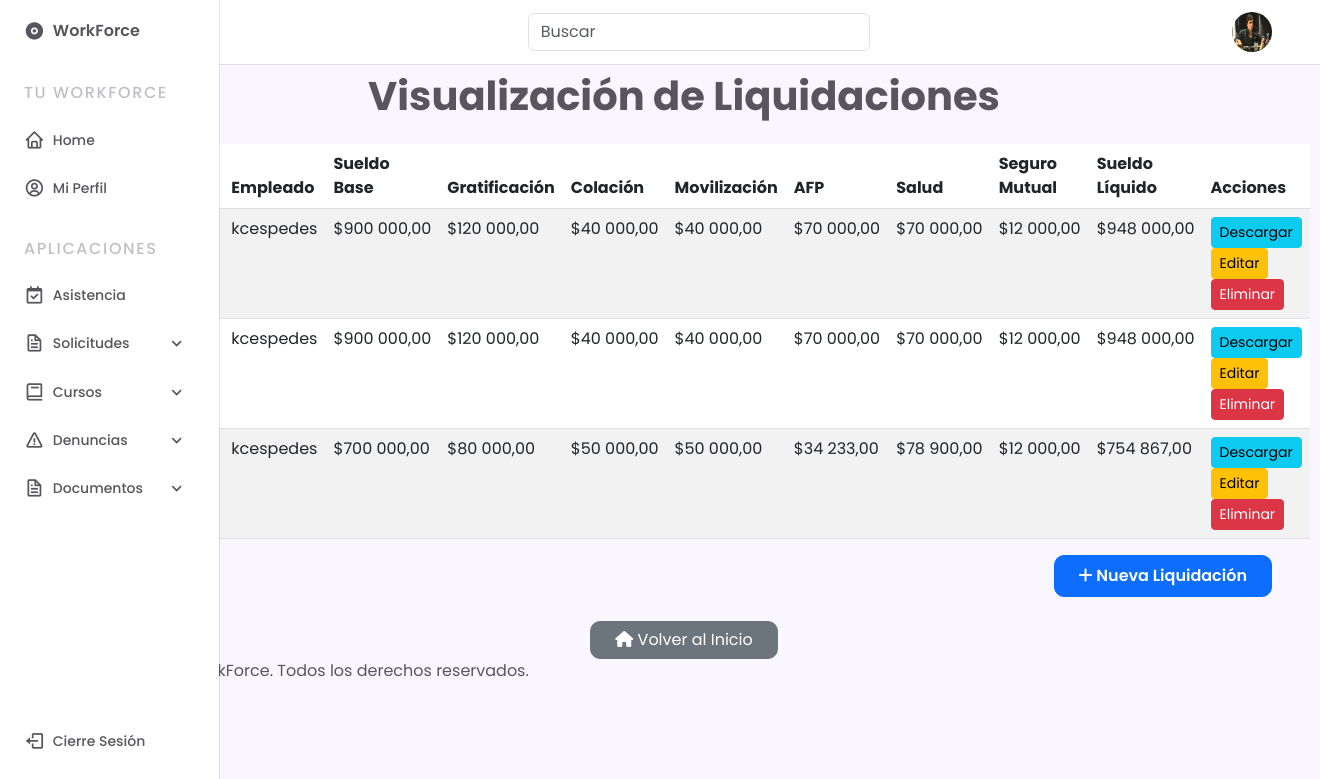
Page /gestiones/visualizacion_liquidaciones/ (signed in) on the committed database.
### gestiones/models.py (models this page shows, shortened)
class CustomUser(AbstractUser):
    empresa = models.ForeignKey(Empresa, on_delete=models.CASCADE, null=True, blank=True)
    area = models.ForeignKey(Area, on_delete=models.SET_NULL, null=True, blank=True)
    cargo = models.CharField(max_length=255, blank=True, null=True)
    fecha_contratacion = models.DateField(blank=True, null=True)
    foto_perfil = models.ImageField(upload_to='fotos_perfil/', null=True, blank=True)
    telefono = models.CharField(max_length=15, null=True, blank=True)
    fecha_nacimiento = models.DateField(null=True, blank=True)
    direccion = models.CharField(max_length=255, blank=True, null=True)
    salud = models.CharField(max_length=30, choices=[
        ('fonasa', 'Fonasa'),
        ('banmedica', 'Banmédica'),
        ('colmena', 'Colmena Golden Cross'),
        ('consalud', 'Consalud'),
        ('cruzblanca', 'CruzBlanca'),
        ('esencial', 'Esencial'),
        ('masvida', 'Nueva Masvida'),
        ('vidatres', 'Vida Tres'),
    ], blank=True, null=True)
    afp = models.CharField(max_length=30, choices=[
        ('capital', 'AFP Capital'),
        ('cuprum', 'AFP Cuprum'),
        ('habitat', 'AFP Habitat'),
        ('modelo', 'AFP Modelo'),
        ('planvital', 'AFP Planvital'),
        ('provida', 'AFP Provida'),
        ('uno', 'AFP Uno'),
    ], blank=True, null=True)
    horario_asignado = models.CharField(max_length=20, choices=[
        ('8:00-17:30', '8:00 a 17:30'),
        ('9:00-18:30', '9:00 a 18:30'),
        ('21:00-8:00', '21:00 a 8:00'),
        ('otro', 'Otro'),
    ], null=True, blank=True)
    rut = models.CharField(max_length=12, unique=True, null=True, blank=True)

class Liquidacion(models.Model):
    MESES_CHOICES = [
        (1, "Enero"),
        (2, "Febrero"),
        (3, "Marzo"),
        (4, "Abril"),
        (5, "Mayo"),
        (6, "Junio"),
        (7, "Julio"),
        (8, "Agosto"),
        (9, "Septiembre"),
        (10, "Octubre"),
        (11, "Noviembre"),
        (12, "Diciembre"),
    ]
    empresa = models.ForeignKey(Empresa, on_delete=models.CASCADE)
    usuario = models.ForeignKey(CustomUser, on_delete=models.CASCADE)
    sueldo_base = models.DecimalField(max_digits=10, decimal_places=2)
    gratificacion = models.DecimalField(max_digits=10, decimal_places=2)
    colacion = models.DecimalField(max_digits=10, decimal_places=2)
    movilizacion = models.DecimalField(max_digits=10, decimal_places=2)
    afp = models.DecimalField(max_digits=10, decimal_places=2)
    salud = models.DecimalField(max_digits=10, decimal_places=2)
    seguro_mutual = models.DecimalField(max_digits=10, decimal_places=2)
    sueldo_liquido = models.DecimalField(max_digits=10, decimal_places=2, editable=False)
    fecha = models.DateField(auto_now_add=True)
    mes = models.PositiveSmallIntegerField(choices=MESES_CHOICES)
    año = models.PositiveIntegerField(validators=[
        MinValueValidator(2000),
        MaxValueValidator(datetime.datetime.now().year + 1)
    ])

### gestiones/views.py (the view)
# urls.py: path('visualizacion_liquidaciones/', views.visualizacion_liquidaciones, name='visualizacion_liquidaciones'),
@login_required
def visualizacion_liquidaciones(request):
    if is_supervisor(request.user):
        liquidaciones = Liquidacion.objects.filter(usuario__empresa=request.user.empresa)
    else:
        liquidaciones = Liquidacion.objects.filter(usuario=request.user)
    return render(request, 'gestiones/liquidaciones/visualizacion_liquidaciones.html', {'liquidaciones': liquidaciones})

### core/templatetags/custom_tags.py (called while the page is built)
@register.filter
def is_supervisor(user):
    return user.groups.filter(name='supervisores').exists()

### gestiones/views.py (called while the page is built)
def is_supervisor(user):
    return user.groups.filter(name='supervisores').exists()

### gestiones/templates/gestiones/liquidaciones/visualizacion_liquidaciones.html
{% extends "base.html" %}
{% load humanize %}
{% block content %}
<h1 class="text-center mb-4" style="font-weight: bold;">Visualización de Liquidaciones</h1>
<table class="table table-striped">
    <thead class="thead-dark">
        <tr>
            <th>Mes</th>
            <th>Año</th>
            <th>Empleado</th>
            <th>Sueldo Base</th>
            <th>Gratificación</th>
            <th>Colación</th>
            <th>Movilización</th>
            <th>AFP</th>
            <th>Salud</th>
            <th>Seguro Mutual</th>
            <th>Sueldo Líquido</th>
            <th>Acciones</th>
        </tr>
    </thead>
    <tbody>
        {% for liquidacion in liquidaciones %}
        <tr>
            <td>{{ liquidacion.get_mes_display }}</td>
            <td>{{ liquidacion.año }}</td>
            <td>{{ liquidacion.usuario.username }}</td>
            <td>${{ liquidacion.sueldo_base|intcomma }}</td>
            <td>${{ liquidacion.gratificacion|intcomma }}</td>
            <td>${{ liquidacion.colacion|intcomma }}</td>
            <td>${{ liquidacion.movilizacion|intcomma }}</td>
            <td>${{ liquidacion.afp|intcomma }}</td>
            <td>${{ liquidacion.salud|intcomma }}</td>
            <td>${{ liquidacion.seguro_mutual|intcomma }}</td>
            <td>${{ liquidacion.sueldo_liquido|intcomma }}</td>
            <td>
                <a href="{% url 'descargar_liquidacion' liquidacion.pk %}" class="btn btn-info btn-sm" target="_blank">Descargar</a>
                <a href="{% url 'editar_liquidacion' liquidacion.pk %}" class="btn btn-warning btn-sm">Editar</a>
                <a href="{% url 'eliminar_liquidacion' liquidacion.pk %}" class="btn btn-danger btn-sm">Eliminar</a>
            </td>
        </tr>
        {% endfor %}
    </tbody>
</table>
<div class="d-flex justify-content-end">
    <a href="{% url 'crear_liquidacion' %}" class="btn btn-primary px-4 py-2" style="border-radius: 10px; font-weight: 600;">
        <i class="fas fa-plus"></i> Nueva Liquidación
    </a>
</div>
<div class="d-flex justify-content-center mt-4">
    <a href="{% url 'home' %}" class="btn btn-secondary px-4" style="border-radius: 10px;"><i class="fas fa-home"></i> Volver al Inicio</a>
</div>
{% endblock %}

### core/templates/base.html (shortened to what this page needs)
{% load static %}
{% load custom_tags %}
<!DOCTYPE html>
<html lang="en">
    <head>
        <link href="https://cdn.jsdelivr.net/npm/bootstrap@5.3.0/dist/css/bootstrap.min.css" rel="stylesheet">
        <link rel="stylesheet" href="https://cdn.jsdelivr.net/npm/boxicons@latest/css/boxicons.min.css">
        <link rel="stylesheet" type="text/css" href="{% static 'css/styles.css' %}">
        <link rel="stylesheet" href="https://cdnjs.cloudflare.com/ajax/libs/font-awesome/5.15.4/css/all.min.css">
    </head>
    <body>
        <header class="header">
            <div class="header__container">
                {% if user.foto_perfil %}
                        <img src="{{ user.foto_perfil.url }}" alt="mdo" width="42" height="42" class="header__img">
                    {% else %}
                        <img src="{% static 'img/default_profile.png' %}" alt="mdo" width="42" height="42" class="header__img">
                    {% endif %}
                <a href="{% url 'home' %}" class="header__logo">WorkForce</a>
                <form class="col-12 col-lg-auto mb-3 mb-lg-0 me-lg-3" role="search" action="{% url 'buscar' %}">
                    <input type="search" class="form-control" placeholder="Buscar" aria-label="Search" name="q">
                </form>
            </div>
        </header>
        <div class="nav" id="navbar">
            <nav class="nav__container">
                <div>
                    <a href="{% url 'home' %}" class="nav__link nav__logo">
                        <i class='bx bxs-disc nav__icon' ></i>
                        <span class="nav__logo-name">WorkForce</span>
                    </a>
                    <div class="nav__list">
                        <div class="nav__items">
                            <h3 class="nav__subtitle">Tu WorkForce</h3>
                            <div class="nav__dropdown">
                                <a href="{% url 'home' %}" class="nav__link">
                                    <i class='bx bx-home nav__icon'></i>
                                    <span class="nav__name">Home</span>
                                </a>
                            </div>
                            <div class="nav__dropdown">
                                <a href="{% url 'profile' %}" class="nav__link">
                                    <i class='bx bx-user-circle nav__icon'></i>
                                    <span class="nav__name">Mi Perfil</span>
                                </a>
                            </div>
                        </div>
                        <div class="nav__items">
                            <h3 class="nav__subtitle">Aplicaciones</h3>
                            {% if user|is_supervisor %}
                            <div class="nav__dropdown">
                                <a href="{% url 'registro_asistencia' %}" class="nav__link">
                                    <i class='bx bx-calendar-check nav__icon'></i>
                                    <span class="nav__name">Asistencia</span>
                                </a>
                            </div>
                            <div class="nav__dropdown">
                                <a href="#" class="nav__link">
                                    <i class='bx bx-file nav__icon'></i>
                                    <span class="nav__name">Solicitudes</span>
                                    <i class='bx bx-chevron-down nav__icon nav__dropdown-icon'></i>
                                </a>
                            </div>
                            <div class="nav__dropdown">
                                <a href="#" class="nav__link">
                                    <i class='bx bx-book nav__icon'></i>
                                    <span class="nav__name">Cursos</span>
                                    <i class='bx bx-chevron-down nav__icon nav__dropdown-icon'></i>
                                </a>
                            </div>
                            <div class="nav__dropdown">
                                <a href="#" class="nav__link">
                                    <i class='bx bx-error nav__icon'></i>
                                    <span class="nav__name">Denuncias</span>
                                    <i class='bx bx-chevron-down nav__icon nav__dropdown-icon'></i>
                                </a>
                            </div>
                            <div class="nav__dropdown">
                                <a href="#" class="nav__link">
                                    <i class='bx bx-file nav__icon'></i>
                                    <span class="nav__name">Documentos</span>
                                    <i class='bx bx-chevron-down nav__icon nav__dropdown-icon'></i>
                                </a>
                            </div>
                            {% endif %}
                        </div>
                    </div>
                </div>
                <a href="#" class="nav__link nav__logout" id="logout-link">
                    <i class='bx bx-log-out nav__icon'></i>
                    <span class="nav__name">Cierre Sesión</span>
                </a>
            </nav>
        </div>
        {% block content %}
        {% endblock %}
        <footer>
            <div class="container">
                <p>&copy; 2024 WorkForce. Todos los derechos reservados.</p>
            </div>
        </footer>
    </body>
</html>

### static/css/styles.css (style rules this page uses)
:root { --header-height: 3.5rem; --nav-width: 219px; --first-color: #42d6e0; --first-color-light: #F4F0FA; --title-color: #000000; --text-color: #58555E; --text-color-light: #c2bec7; --body-color: #F9F6FD; --container-color: #FFFFFF; --body-font: 'Poppins', sans-serif; --normal-font-size: .938rem; --small-font-size: .75rem; --smaller-font-size: .75rem; --font-medium: 500; --font-semi-bold: 600; --z-fixed: 100; }
@media screen and (min-width: 1024px) { :root { --normal-font-size: 1rem; --small-font-size: .875rem; --smaller-font-size: .813rem; } }
body { margin: var(--header-height) 0 0 0; padding: 1rem 1rem 0; font-family: var(--body-font); font-size: var(--normal-font-size); background-color: var(--body-color); color: var(--text-color); }
h3 { margin: 0; }
a { text-decoration: none; }
img { max-width: 100%; height: auto; }
.header { position: fixed; top: 0; left: 0; width: 100%; background-color: var(--container-color); box-shadow: 0 1px 0 rgba(22, 8, 43, 0.1); padding: 0 1rem; z-index: var(--z-fixed); }
.header__container { display: flex; align-items: center; height: var(--header-height); justify-content: space-between; }
.header__img { width: 35px; height: 35px; border-radius: 50%; }
.header__logo { color: var(--title-color); font-weight: var(--font-medium); display: none; }
.nav { position: fixed; top: 0; left: -100%; height: 100vh; padding: 1rem 1rem 0; background-color: var(--container-color); box-shadow: 1px 0 0 rgba(22, 8, 43, 0.1); z-index: var(--z-fixed); transition: .4s; }
.nav__container { height: 100%; display: flex; flex-direction: column; justify-content: space-between; padding-bottom: 3rem; overflow: auto; scrollbar-width: none; }
.nav__logo { font-weight: var(--font-semi-bold); margin-bottom: 2.5rem; }
.nav__list, .nav__items { display: grid; }
.nav__list { row-gap: 2.5rem; }
.nav__items { row-gap: 1.5rem; }
.nav__subtitle { font-size: var(--normal-font-size); text-transform: uppercase; letter-spacing: .1rem; color: var(--text-color-light); }
.nav__link { display: flex; align-items: center; color: var(--text-color); }
.nav__icon { font-size: 1.2rem; margin-right: .5rem; }
.nav__name { font-size: var(--small-font-size); font-weight: var(--font-medium); white-space: nowrap; }
.nav__logout { margin-top: 5rem; }
.nav__dropdown { overflow: hidden; max-height: 21px; transition: .4s ease-in-out; }
.nav__dropdown-icon { margin-left: auto; transition: .4s; }
@media screen and (min-width: 768px) { body { padding: 1rem 3rem 0 6rem; } }
@media screen and (min-width: 768px) { .header { padding: 0 3rem 0 6rem; } }
@media screen and (min-width: 768px) { .header__container { height: calc(var(--header-height) + .5rem); } }
@media screen and (min-width: 768px) { .header__logo { display: block; } }
@media screen and (min-width: 768px) { .header__img { width: 40px; height: 40px; order: 1; } }
@media screen and (min-width: 768px) { .nav { left: 0; padding: 1.2rem 1.5rem 0; width: 68px; } }
@media screen and (min-width: 768px) { .nav__items { row-gap: 1.7rem; } }
@media screen and (min-width: 768px) { .nav__icon { font-size: 1.3rem; } }
@media screen and (min-width: 768px) { .nav__logo-name, .nav__name, .nav__subtitle, .nav__dropdown-icon { opacity: 0; transition: .3s; } }

### rows in the picture
CustomUser: foto_perfil (picture)
Liquidacion: usuario.username "kcespedes", sueldo_base "900 000,00", gratificacion "120 000,00", colacion "40 000,00", movilizacion "40 000,00", afp "70 000,00", salud "70 000,00", seguro_mutual "12 000,00", sueldo_liquido "948 000,00"
Liquidacion: usuario.username "kcespedes", sueldo_base "900 000,00", gratificacion "120 000,00", colacion "40 000,00", movilizacion "40 000,00", afp "70 000,00", salud "70 000,00", seguro_mutual "12 000,00", sueldo_liquido "948 000,00"
Liquidacion: usuario.username "kcespedes", sueldo_base "700 000,00", gratificacion "80 000,00", colacion "50 000,00", movilizacion "50 000,00", afp "34 233,00", salud "78 900,00", seguro_mutual "12 000,00", sueldo_liquido "754 867,00"
